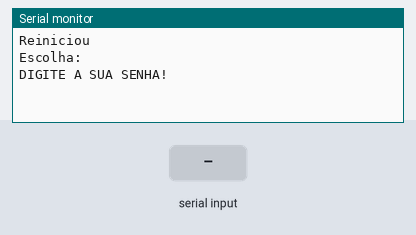
Simulated run of this sketch. Board: Arduino Uno, built with avr-gcc and run on an emulated ATmega328P. Parts: the last lines printed to the serial monitor. The test bench sets the inputs (shaded band).

Above: at 1.2 s.
1.3 s: "E" received over Serial
At 4.0 s:
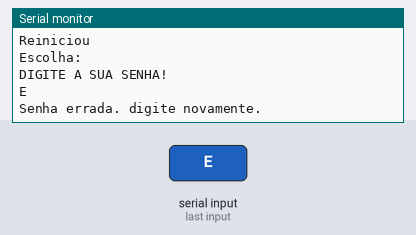
4.3 s: "e" received over Serial
At 6.8 s:
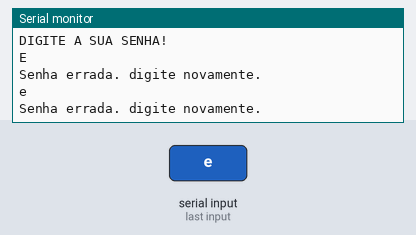
7.3 s: "C" received over Serial
At 10.0 s:
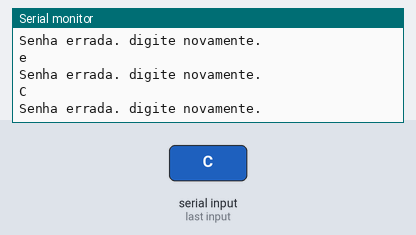
10.3 s: "c" received over Serial
At 12.6 s:
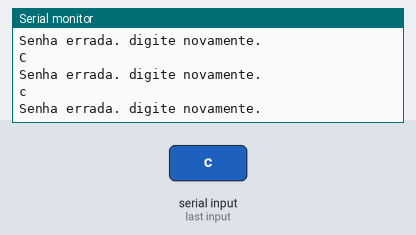
13.3 s: "1" received over Serial
At 16.1 s:
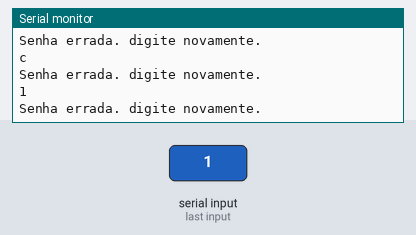

Measured:
- after the input at 1.3 s, the serial monitor: prints a new line after 1.7 s (image 1)
- after the input at 4.3 s, the serial monitor: prints a new line after 1.7 s (image 2)
- after the input at 7.3 s, the serial monitor: prints a new line after 1.7 s (image 3)
- after the input at 10.3 s, the serial monitor: prints a new line after 1.7 s (image 4)
- after the input at 13.3 s, the serial monitor: prints a new line after 1.7 s (image 5)

The sketch:

SenhaOk.ino
```cpp
#include <avr/wdt.h>

String st;
String senha="12345";
char c, ex;
void setup(){
  //wdt_enable(WDTO_8S);
  Serial.begin(9600);
   Serial.println("Reiniciou");
  Serial.println("Escolha:");
  //Serial.println("CADASTRO='C' e EXCLUIR='E'");
   Serial.println("DIGITE A SUA SENHA!");
}

void loop(){
  //if(Serial.available()>0){
    //ex=Serial.read();
    //Serial.println("DIGITE A SUA SENHA!");
    int t1=millis();
    while(Serial.available()>0){
      c=Serial.read();
      st.concat(c);
    }
    delay(1000);
    //Serial.println(st);
    if(st==senha){
      Serial.println("Ok");
      Serial.println("Escolha:");
      Serial.println("CADASTRO='C' e EXCLUIR='E'");
      while (! Serial.available());
      if(Serial.available()>0){
        ex=Serial.read();
      if(ex=='E' || ex=='e'){
    //delay(1000);
        Serial.println("Voce escolheu exluir!");
      }
      else if(ex=='C' || ex=='c')
        Serial.println("Voce escolheu cadastrar!");
      }
    }
    else if(st!=""){
           Serial.println(st);
           Serial.println("Senha errada. digite novamente.");
           st="";
         }
 int t2=millis();
 int time=(t2-t1)/1000;
// Serial.println(time);
// wdt_reset();
}
```
